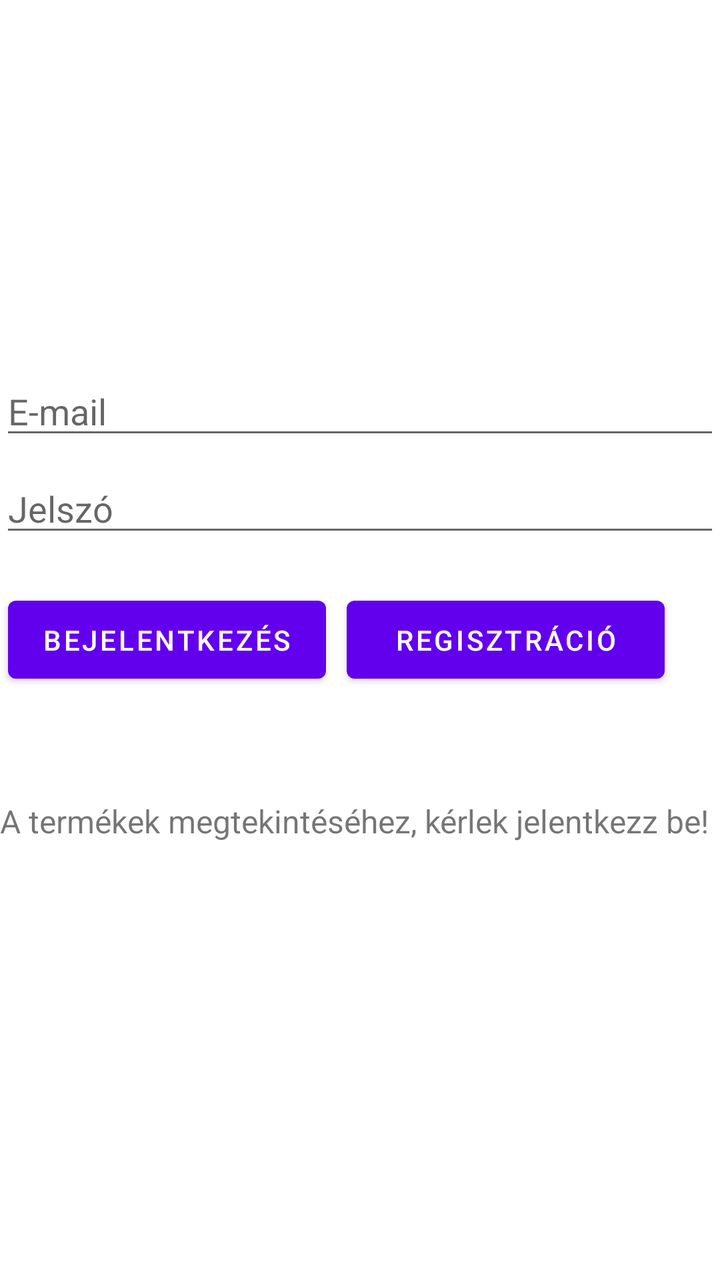
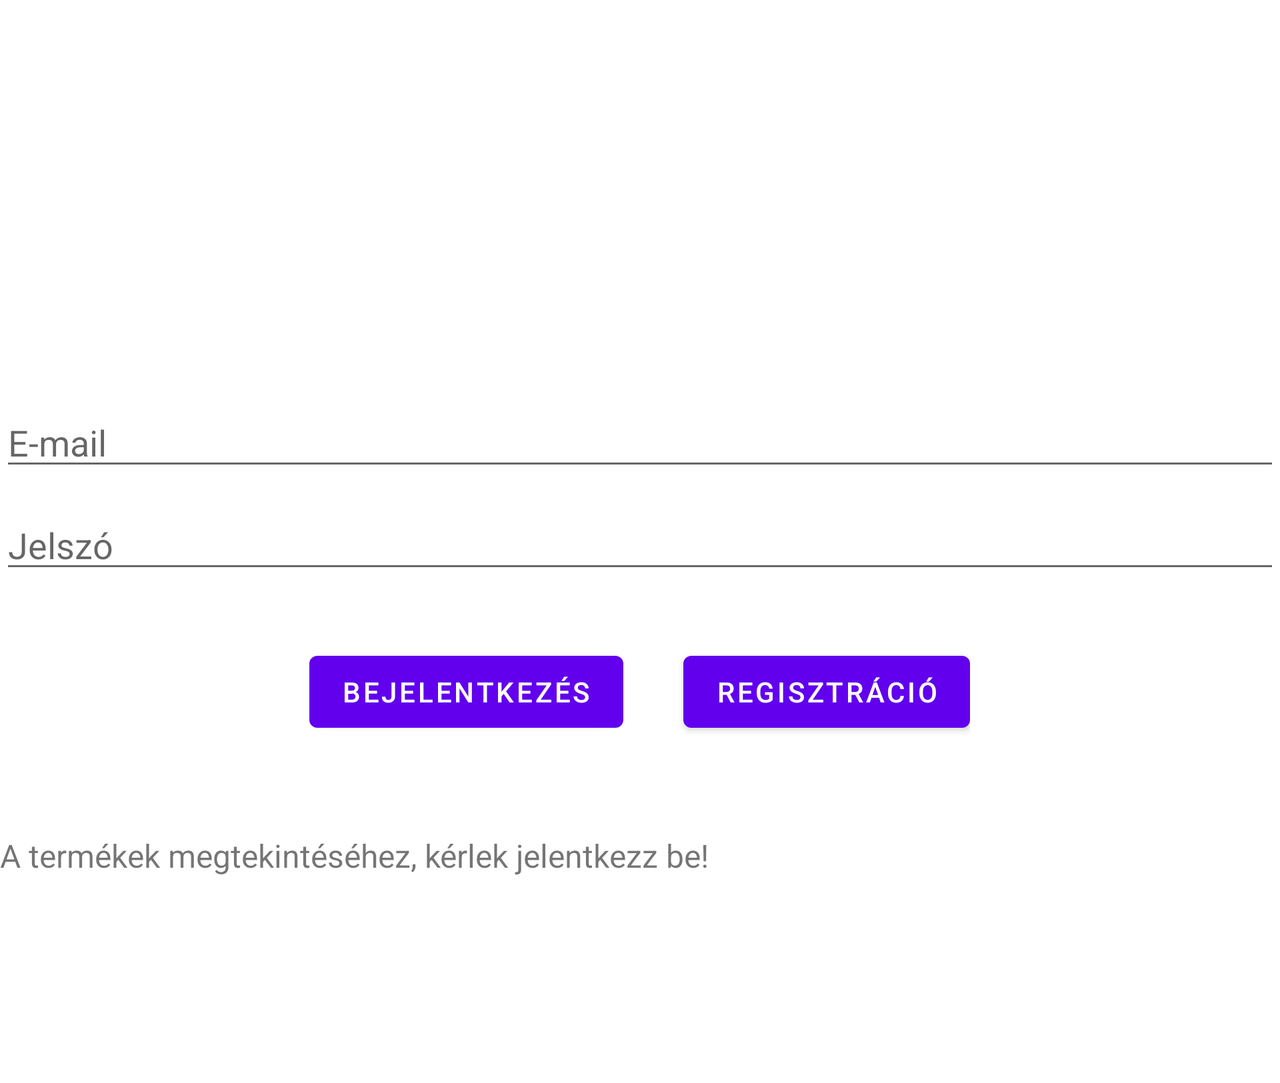

An Android layout and its configuration variant, each rendered on a device that would load it. The default file and the variant file are quoted in full after the pictures.
<!-- AndroidManifest.xml: application theme Theme.SzamtechWebshop -->
<!-- res/layout/activity_main.xml -->
<?xml version="1.0" encoding="utf-8"?>
<androidx.constraintlayout.widget.ConstraintLayout xmlns:android="http://schemas.android.com/apk/res/android"
    xmlns:app="http://schemas.android.com/apk/res-auto"
    xmlns:tools="http://schemas.android.com/tools"
    android:layout_width="match_parent"
    android:layout_height="match_parent"
    tools:context=".MainActivity">


    <ImageView
        android:layout_width="match_parent"
        android:layout_height="199dp"
        android:src="@drawable/szamtechwebshoplogo"
        app:layout_constraintEnd_toEndOf="parent"
        app:layout_constraintHorizontal_bias="0.4"
        app:layout_constraintStart_toStartOf="parent"
        tools:ignore="MissingConstraints"
        tools:layout_editor_absoluteY="-11dp" />

    <TextView
        android:layout_width="362dp"
        android:layout_height="54dp"
        android:text="A termékek megtekintéséhez, kérlek jelentkezz be!"
        android:textSize="16sp"
        app:layout_constraintBottom_toBottomOf="parent"
        app:layout_constraintEnd_toEndOf="parent"
        app:layout_constraintHorizontal_bias="0.326"
        app:layout_constraintLeft_toLeftOf="parent"
        app:layout_constraintRight_toRightOf="parent"
        app:layout_constraintStart_toStartOf="parent"
        app:layout_constraintTop_toTopOf="parent"
        app:layout_constraintVertical_bias="0.682" />

    <EditText
        android:id="@+id/editTextEmail"
        android:layout_width="match_parent"
        android:layout_height="wrap_content"
        android:hint="E-mail"
        android:ems="10"
        android:inputType="textEmailAddress"
        app:layout_constraintBottom_toBottomOf="parent"
        app:layout_constraintTop_toTopOf="parent"
        app:layout_constraintVertical_bias="0.306"
        tools:layout_editor_absoluteX="0dp" />

    <EditText
        android:id="@+id/editTextPassword"
        android:layout_width="match_parent"
        android:layout_height="wrap_content"
        android:layout_marginBottom="250dp"
        android:hint="@string/password"
        android:ems="10"
        android:inputType="textPassword"
        app:layout_constraintBottom_toBottomOf="parent"
        app:layout_constraintTop_toBottomOf="@+id/editTextEmail"
        app:layout_constraintVertical_bias="0.06"
        tools:layout_editor_absoluteX="0dp" />


    <Button
        android:id="@+id/loginButton"
        android:layout_width="159dp"
        android:layout_height="51dp"
        android:onClick="login"
        android:text="Bejelentkezés"
        app:layout_constraintBottom_toBottomOf="parent"
        app:layout_constraintEnd_toStartOf="@+id/registerButton"
        app:layout_constraintHorizontal_bias="0.271"
        app:layout_constraintStart_toStartOf="parent"
        app:layout_constraintTop_toBottomOf="@+id/editTextPassword"
        app:layout_constraintVertical_bias="0.067" />

    <Button
        android:id="@+id/registerButton"
        android:layout_width="159dp"
        android:layout_height="51dp"

        android:onClick="register"
        android:text="@string/registration"
        app:layout_constraintBottom_toBottomOf="parent"
        app:layout_constraintEnd_toEndOf="parent"
        app:layout_constraintHorizontal_bias="0.863"
        app:layout_constraintStart_toStartOf="parent"
        app:layout_constraintTop_toBottomOf="@+id/editTextPassword"
        app:layout_constraintVertical_bias="0.067" />


</androidx.constraintlayout.widget.ConstraintLayout>
<!-- resources referenced by this layout -->
<resources>
  <string name="password">Jelszó</string>
  <string name="registration">Regisztráció</string>
  <style name="Theme.SzamtechWebshop" parent="Theme.MaterialComponents.DayNight.DarkActionBar">
          
          <item name="colorPrimary">@color/purple_500</item>
          <item name="colorPrimaryVariant">@color/purple_700</item>
          <item name="colorOnPrimary">@color/white</item>
          
          <item name="colorSecondary">@color/teal_200</item>
          <item name="colorSecondaryVariant">@color/teal_700</item>
          <item name="colorOnSecondary">@color/black</item>
          
          <item name="android:statusBarColor" tools:targetApi="l">?attr/colorPrimaryVariant</item>
          
      </style>
</resources>
<!-- res/layout-land/activity_main.xml (the repository's variant of the layout above) -->
<!-- drawn on the phone turned sideways -->
<?xml version="1.0" encoding="utf-8"?>
<ScrollView xmlns:tools="http://schemas.android.com/tools"
    android:layout_width="fill_parent"
    android:layout_height="fill_parent"
    xmlns:android="http://schemas.android.com/apk/res/android">

    <RelativeLayout
        android:layout_width="match_parent"
        android:layout_height="match_parent"
        tools:context=".activity_main">


        <ImageView
            android:id="@+id/eshop"
            android:layout_width="match_parent"
            android:layout_height="199dp"
            android:src="@drawable/szamtechwebshoplogo"
            tools:ignore="MissingConstraints">
        </ImageView>

        <EditText
            android:id="@+id/editTextEmail"
            android:layout_width="match_parent"
            android:layout_height="wrap_content"
            android:layout_below="@+id/eshop"
            android:ems="10"
            android:hint="E-mail"
            android:inputType="textEmailAddress"
            tools:layout_editor_absoluteX="0dp" />

        <EditText
            android:id="@+id/editTextPassword"
            android:layout_width="match_parent"
            android:layout_height="wrap_content"
            android:layout_below="@+id/editTextEmail"
            android:layout_marginTop="10dp"
            android:layout_marginBottom="250dp"
            android:ems="10"
            android:hint="@string/password"
            android:inputType="textPassword"
            tools:layout_editor_absoluteX="0dp" />




        <LinearLayout
            android:id="@+id/linear"
            android:layout_width="wrap_content"
            android:layout_height="wrap_content"
            android:layout_below="@id/editTextPassword"
            android:layout_marginTop="-220dp"
            android:layout_centerHorizontal="true"
            android:orientation="horizontal">

            <Button
                android:layout_width="wrap_content"
                android:layout_height="wrap_content"
                android:onClick="login"
                android:text="Bejelentkezés" />

            <Button

                android:layout_width="wrap_content"
                android:layout_height="wrap_content"
                android:onClick="register"
                android:layout_marginStart="30dp"
                android:text="@string/registration" />


        </LinearLayout>


        <TextView
            android:layout_width="362dp"
            android:layout_height="54dp"
            android:layout_below="@+id/linear"
            android:layout_marginTop="47dp"
            android:text="A termékek megtekintéséhez, kérlek jelentkezz be!"
            android:textSize="16sp">

        </TextView>


    </RelativeLayout>
</ScrollView>
